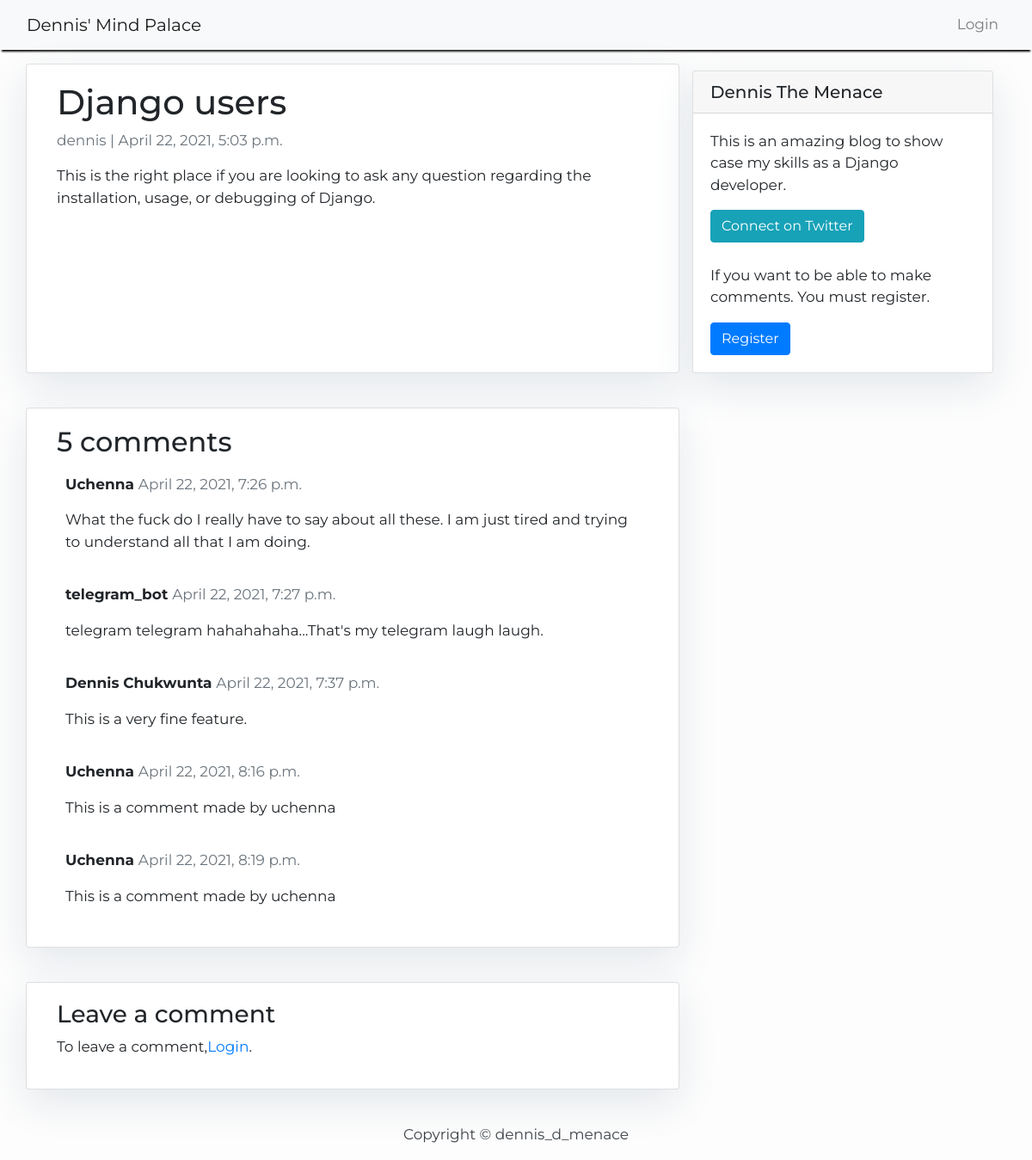
/django-users/, run on the app's committed database.
### blog/models.py (models this page shows, shortened)
class Post(models.Model):
    title = models.CharField(max_length=200, unique=True)
    slug = models.SlugField(max_length=200, unique=True)
    author = models.ForeignKey(
        User, on_delete=models.CASCADE, related_name='blog_posts')
    updated_on = models.DateTimeField(auto_now=True)
    content = models.TextField()
    created_on = models.DateTimeField(auto_now_add=True)
    status = models.IntegerField(choices=STATUS, default=0)
    class Meta:
        ordering = ['-created_on']

class Comment(models.Model):
    post = models.ForeignKey(
        Post, on_delete=models.CASCADE, related_name="comments")
    name = models.CharField(max_length=80)
    body = models.TextField()
    active = models.BooleanField(default=False)
    created_on = models.DateTimeField(auto_now_add=True)
    class Meta:
        ordering = ['created_on']

### blog/views.py (the view)
# urls.py: path('<slug:slug>/', views.post_detail, name='post_detail'),
def post_detail(request, slug):
    template_name = 'post_detail.html'
    post = get_object_or_404(Post, slug=slug)
    comment = post.comments.filter()
    new_comment = None
    if request.method == 'POST':
        comment_form = CommentForm(data=request.POST)
        if comment_form.is_valid():
            new_comment = comment_form.save(commit=False)
            new_comment.post = post
            new_comment.save()
    else:
        comment_form = CommentForm()
    return render(request, template_name, {'post': post, 'comments': comment, 'new_comment': new_comment, 'comment_form': comment_form})

### templates/post_detail.html
{% extends 'base.html' %} {% block content %}
<div class="container">
    <div class="row">
        <div class="col-md-8 card mb-4  mt-3 left  top">
            <div class="card-body">
                <h1>{% block title %} {{ post.title }} {% endblock title %}</h1>
                <p class=" text-muted">{{ post.author }} | {{ post.created_on }}</p>
                <p class="card-text ">{{ post.content }}</p>
            </div>
        </div>
        {% block sidebar %} {% include 'sidebar.html' %} {% endblock sidebar %}
        <div class="col-md-8 card mb-4  mt-3 ">
            <div class="card-body">
                <h2>{{ comments.count }} comments</h2>
                {% for comment in comments %}
                <div class="comments" style="padding: 10px;">
                    <p class="font-weight-bold">
                        {{ comment.name }}
                        <span class=" text-muted font-weight-normal">
                            {{ comment.created_on }}
                        </span>
                    </p>
                    {{ comment.body | linebreaks }}
                </div>
                {% endfor %}
            </div>
        </div>
        <div class="col-md-8 card mb-4  mt-3 ">
            <div class="card-body">
                {% if new_comment %}
                <div class="alert alert-success" role="alert">
                    Your comment is awaiting moderation
                </div>
                {% else %}
                <h3>Leave a comment</h3>
                {% if user.is_authenticated %}
                <form method="post" style="margin-top: 1.3em;">
                    {{ comment_form.as_p }}
                    {% csrf_token %}
                    <button type="submit" class="btn btn-primary  btn-lg">Submit</button>
                    </form>
                {% else %}
                <p>To leave a comment,<a href=" {% url 'login' %} ">Login</a>.</p>
                {% endif %}
                {% endif %}
            </div>
        </div>
    </div>
</div>
{% endblock content %}

### templates/base.html (shortened to what this page needs)
<!DOCTYPE html>
<html>
<head>
    <link rel="stylesheet" href="https://maxcdn.bootstrapcdn.com/bootstrap/4.0.0/css/bootstrap.min.css"
 />
</head>
<body>
    <nav class="navbar navbar-expand-lg navbar-light bg-light shadow" id='mainNav'>
        <div class="container-fluid">
            <a class="navbar-brand" href="{% url 'home' %}">Dennis' Mind Palace</a>
            <div class="navbar-nav">
                <ul class="navbar-nav mr-auto">
                    {% if user.is_authenticated %}
                    <li class="nav-item">
                        <a class="nav-link" href="{% url 'logout'%}">Logout</a>
                    </li>
                    <li class="nav-item">
                        <a class="nav-link" href="#"> Welcome, {{user.username}}</a>
                    </li>
                    {% else %}
                    <li class="nav-item">
                        <a class="nav-link" href="{% url 'login' %}">Login</a>
                    </li>
                    {% endif %}
                </ul>
            </div>
        </div>
    </nav>
    {% block content %}{% endblock content %}
    <footer class="py-3 bg-grey">
        <p class="m-0 text-dark text-center ">Copyright &copy; dennis_d_menace</p>
    </footer>
</body>
</html>

### templates/sidebar.html (shortened to what this page needs)
{% block sidebar%}
<div class="col-md-4 float-right ">
    <div class="card my-4">
        <h5 class="card-header">Dennis The Menace</h5>
        <div class="card-body">
            <p class="card-text">This is an amazing blog to show case my skills as a Django developer.</p>
            <a href="https://www.twitter.com/th3nn3ss" class="btn btn-info"> Connect on Twitter</a>
            <p class="card-text"><br>If you want to be able to make comments. You must register.</p>
            <a href="/register" class="btn btn-primary"> Register</a>
        </div>
    </div>
</div>
{% endblock sidebar %}

### templates/base.html (style rules this page uses)
body { font-family: "Montserrat", sans-serif; font-size: 17px; background-color: #fdfdfde1; }
.shadow { box-shadow: 0 4px 2px -2px rgba(0, 0, 0, 1); }

### templates/sidebar.html (style rules this page uses)
.card { box-shadow: 0 16px 48px #E3e7eb; }

### data on the page
Post: title "Django users", author "dennis", created_on "April 22, 2021, 5:03 p.m.", content "This is the right place if you are looking to ask any question regarding the installation, usage, or debugging of Django."
Comment: name "Uchenna", created_on "April 22, 2021, 7:26 p.m.", body "What the fuck do I really have to say about all these. I am just tired and trying to understand all that I am doing."
Comment: name "telegram_bot", created_on "April 22, 2021, 7:27 p.m.", body "telegram telegram hahahahaha...That's my telegram laugh laugh."
Comment: name "Dennis Chukwunta", created_on "April 22, 2021, 7:37 p.m.", body "This is a very fine feature."
Comment: name "Uchenna", created_on "April 22, 2021, 8:16 p.m.", body "This is a comment made by uchenna"
Comment: name "Uchenna", created_on "April 22, 2021, 8:19 p.m.", body "This is a comment made by uchenna"

### other printed values
{{ comments.count }} "5"
